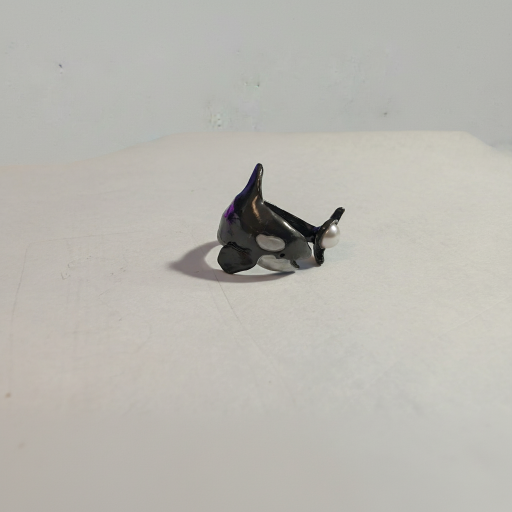
#> input picture test_concrete_rainy.jpg, 1024 x 1024 px (shown at 1/2 size)
$ python -i shadow_enhancer_backup.py   (imports and definitions only)   (older library calls are emulated)
#> lines starting #> are read from the running program, lines starting #| are printed output that depends on the picture; after the words box and inside, x2 and y2 are one past the last pixel; in counts of white or black regions, pixels touching at a corner belong together
#!/usr/bin/env python3
"""
OpenCV-based shadow enhancement for OKIBAE
Implements light source estimation, perspective analysis, and natural shadow generation
"""

import cv2
import numpy as np
import base64
import json
import sys
from io import BytesIO
from PIL import Image
from math import cos, sin, radians

"""
STABLE_BASELINE MODE + SSOT SYSTEM:
- When True: Use minimal, consistent shadow generation (render_shadow_stable)
- When False: Use complex enhanced shadow system with AO, skeleton sweep, etc.

SSOT (Single Source of Truth) approach:
1. Parameters calculated ONCE from original image dimensions
2. Scaled versions derived from the canonical parameters
3. Identical pipeline for preview_fast and final
4. SSIM consistency check in development mode

Current issues being fixed:
1. Shadow direction mismatch with UI angle dial
2. Preview vs final version differences
3. Shadow clipping at image edges
4. Performance optimization with preview_fast
"""
STABLE_BASELINE = True
CONSISTENCY_CHECK = True  # Enable SSIM check in development

# [330 lines left out: functions base64_to_cv2, cv2_to_base64, ui_to_math_deg, compute_shadow_params, scale_for_preview, calc_ssim and 2 more, not called in this run]


def estimate_vanishing_point(lines, image_shape):
    """
    Estimate vanishing point from detected lines using line intersection analysis
    Returns perspective information with confidence score
    """
    if lines is None or len(lines) < 2:
        return None

    h, w = image_shape
    intersections = []

    # Calculate intersections between line pairs
    for i in range(len(lines)):
        for j in range(i + 1, len(lines)):
            line1 = lines[i][0]
            line2 = lines[j][0]

            # Convert to line equations (ax + by + c = 0)
            x1, y1, x2, y2 = line1
            x3, y3, x4, y4 = line2

            # Calculate line intersection
            denom = (x1 - x2) * (y3 - y4) - (y1 - y2) * (x3 - x4)
            if abs(denom) < 1e-10:  # Lines are parallel
                continue

            px = ((x1*y2 - y1*x2) * (x3 - x4) - (x1 - x2) * (x3*y4 - y3*x4)) / denom
            py = ((x1*y2 - y1*x2) * (y3 - y4) - (y1 - y2) * (x3*y4 - y3*x4)) / denom

            # Filter reasonable intersection points
            if -w*2 < px < w*3 and -h*2 < py < h*3:
                intersections.append((px, py))

    if not intersections:
        return None

    # Cluster intersections to find dominant vanishing points
    intersections = np.array(intersections)

    # Simple clustering: find the most dense region
    best_vp = None
    best_score = 0

    for point in intersections:
        # Count nearby points (within reasonable distance)
        distances = np.linalg.norm(intersections - point, axis=1)
        nearby_count = np.sum(distances < min(w, h) * 0.5)

        if nearby_count > best_score:
            best_score = nearby_count
            best_vp = point

    if best_vp is None:
        return None

    vp_x, vp_y = best_vp

    # Calculate confidence based on clustering density
    confidence = min(1.0, best_score / max(3, len(intersections) * 0.3))

    # Calculate ground plane angle from vanishing point
    # VP above center suggests upward perspective, below suggests downward
    center_y = h / 2
    vp_relative_y = (center_y - vp_y) / h

    # Convert to shadow angle (0° = horizontal, 90° = vertical)
    # Objects with upward perspective have shadows that stretch more horizontally
    if vp_y < center_y:  # VP above center - upward perspective
        shadow_angle = 30 + vp_relative_y * 30  # 30-60°
    else:  # VP below center - downward perspective
        shadow_angle = 45 + vp_relative_y * 15  # 30-60°

    shadow_angle = max(15, min(75, shadow_angle))  # Clamp to reasonable range

    sys.stderr.write(f"Vanishing point estimated at ({vp_x:.1f}, {vp_y:.1f}), confidence: {confidence:.2f}\n")

    return {
        'vanishing_point': (vp_x, vp_y),
        'confidence': confidence,
        'shadow_angle': shadow_angle,
        'ground_plane_normal': vp_relative_y
    }


def analyze_object_perspective(image):
    """
    Analyze object perspective using line detection and vanishing point estimation
    Returns: shadow angle and softness parameters with perspective information
    """
    # Convert to grayscale
    gray = cv2.cvtColor(image, cv2.COLOR_BGRA2GRAY)

    # Enhanced edge detection
    edges = cv2.Canny(gray, 50, 150, apertureSize=3)

    # Detect lines using HoughLinesP
    lines = cv2.HoughLinesP(edges, rho=1, theta=np.pi/180, threshold=50,
                           minLineLength=30, maxLineGap=10)

    perspective_info = estimate_vanishing_point(lines, gray.shape) if lines is not None else None

    # Find contours for basic shape analysis
    contours, _ = cv2.findContours(edges, cv2.RETR_EXTERNAL, cv2.CHAIN_APPROX_SIMPLE)

    if not contours:
        # Use perspective info if available, otherwise default
        if perspective_info:
            return perspective_info['shadow_angle'], 0.6
        return 45, 0.6

    # Get the largest contour (main object)
    largest_contour = max(contours, key=cv2.contourArea)
    x, y, w, h = cv2.boundingRect(largest_contour)

    # Calculate shadow angle using perspective information
    if perspective_info and perspective_info['confidence'] > 0.3:
        # Use perspective-informed shadow angle
        shadow_angle = perspective_info['shadow_angle']
        sys.stderr.write(f"Using perspective-based shadow angle: {shadow_angle:.1f}°\n")
    else:
        # Fallback to shape-based estimation
        aspect_ratio = w / h
        if aspect_ratio > 1.5:  # Wide object
            shadow_angle = 30
        elif aspect_ratio < 0.7:  # Tall object
            shadow_angle = 60
        else:  # Square-ish object
            shadow_angle = 45
        sys.stderr.write(f"Using shape-based shadow angle: {shadow_angle:.1f}°\n")

    # Estimate softness based on object complexity
    perimeter = cv2.arcLength(largest_contour, True)
    area = cv2.contourArea(largest_contour)
    if area > 0:
        complexity = perimeter * perimeter / area
        softness = min(0.9, max(0.3, complexity / 50.0))
    else:
        softness = 0.6

    return shadow_angle, softness


# [180 lines left out: functions generate_unified_shadow, generate_simple_ground_shadow, not called in this run]


# === FUTURE ENHANCEMENT FRAMEWORK ===
# Enhanced features will be added here with SSOT compliance

# Feature flags for gradual enhancement rollout
ENABLE_AO_SPOTS = False
ENABLE_SKELETON_SWEEP = False
ENABLE_PERSPECTIVE = False

# Future SSOT-compliant enhancement functions will be added here:
# def generate_ao_spots_ssot(img_rgba, scaled_params): pass
# def generate_skeleton_sweep_ssot(img_rgba, scaled_params): pass
# def analyze_perspective_ssot(img_rgba, scaled_params): pass


# [728 lines left out: functions generate_skeleton_sweep_shadow, generate_ao_spots, create_mid_band_mask, combine_shadows_multiply, hex_to_bgr, composite_shadow_only and 2 more, not called in this run]


# [12 lines not run here, left out]

>>> import cv2
>>> picture = cv2.imread('../test_concrete_rainy.jpg')
#> picture is the input picture: shape (1024, 1024, 3); mean B, G, R 177.1, 183.6, 185.5
>>> result = analyze_object_perspective(picture)
#> in analyze_object_perspective, `edges = cv2.Canny(gray, 50, 150, apertureSize=3)`:
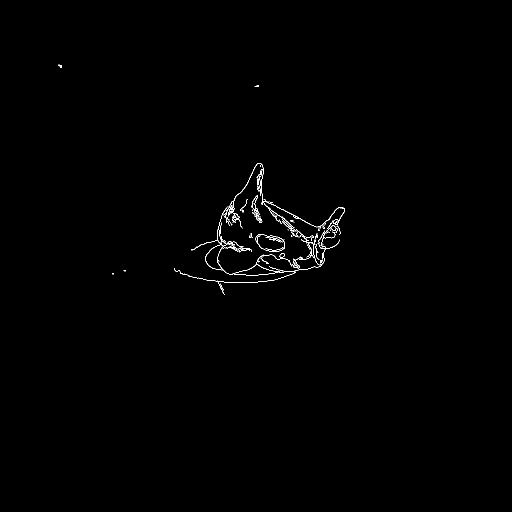
#> edges: shape (1024, 1024) (shown at 1/2 size); 0.42% white in thin lines or dots, all inside (x1, y1, x2, y2) = (117, 129, 690, 590)
#> in analyze_object_perspective, `lines = cv2.HoughLinesP(edges, rho=1, theta=np.pi/180, threshold=50, m..`: lines = 17 rows, first 6: [525, 399, 654, 465], [513, 391, 544, 422], [567, 446, 632, 505], [491, 373, 512, 329], [559, 431, 609, 473], [566, 440, 632, 496]
#> the loop in estimate_vanishing_point, `for i in range(len(lines)):` made 17 passes
#> after the loop in estimate_vanishing_point, `for i in range(len(lines)):`: intersections = 136 pairs, first value -539 to 1987.8, second value 128 to 954.2
#> the loop in estimate_vanishing_point, `for point in intersections:` made 136 passes
#> (nearby_count, best_score, best_vp) on passes 1, 8, 12: (124, 124, [516.8, 394.8]), (126, 126, [707.9, 492.6]), (127, 127, [672.4, 474.4])
#> (point, nearby_count) on passes 2 to 7: ([502.6, 387.5], 124), ([487.7, 379.9], 124), ([514.5, 393.6], 124), ([506.6, 389.6], 124), ([760.4, 519.4], 124), ([520, 396.4], 124)
#> after the loop in estimate_vanishing_point, `for point in intersections:`: best_score = 127
#> in estimate_vanishing_point, `vp_x, vp_y = best_vp`: vp_x = 672.4; vp_y = 474.4
#> in estimate_vanishing_point, `confidence = min(1.0, best_score / max(3, len(intersections) * 0.3))`: confidence = 1
#> in estimate_vanishing_point, `vp_relative_y = (center_y - vp_y) / h`: vp_relative_y = 0.0367
#> in estimate_vanishing_point, `shadow_angle = 30 + vp_relative_y * 30`: shadow_angle = 31.1
#> in analyze_object_perspective, `perspective_info = estimate_vanishing_point(lines, gray.shape) if line..`: perspective_info = {'vanishing_point': (672.4, 474.4), 'confidence': 1, 'shadow_angle': 31.1, 'ground_plane_normal': 0.0367}
#> in analyze_object_perspective, `contours, _ = cv2.findContours(edges, cv2.RETR_EXTERNAL, cv2.CHAIN_APP..`: contours = 80 contours, 68 with area under 20; largest, box (x1, y1, x2, y2) and area: (511, 468, 570, 504) 1495, (410, 489, 590, 551) 1123, (456, 326, 690, 541) 369, (504, 390, 525, 446) 236, (598, 466, 639, 531) 174
#> in analyze_object_perspective, `largest_contour = max(contours, key=cv2.contourArea)`: largest_contour = contour of 72 points, box (x1, y1, x2, y2) (511, 468, 570, 504), area 1495
#> in analyze_object_perspective, `x, y, w, h = cv2.boundingRect(largest_contour)`: x = 511; y = 468; w = 59; h = 36
#> in analyze_object_perspective, `shadow_angle = perspective_info['shadow_angle']`: shadow_angle = 31.1
#> in analyze_object_perspective, `perimeter = cv2.arcLength(largest_contour, True)`: perimeter = 165.5
#> in analyze_object_perspective, `area = cv2.contourArea(largest_contour)`: area = 1495
#> in analyze_object_perspective, `complexity = perimeter * perimeter / area`: complexity = 18.33
#> in analyze_object_perspective, `softness = min(0.9, max(0.3, complexity / 50.0))`: softness = 0.367
#> result = (31.1, 0.367)
